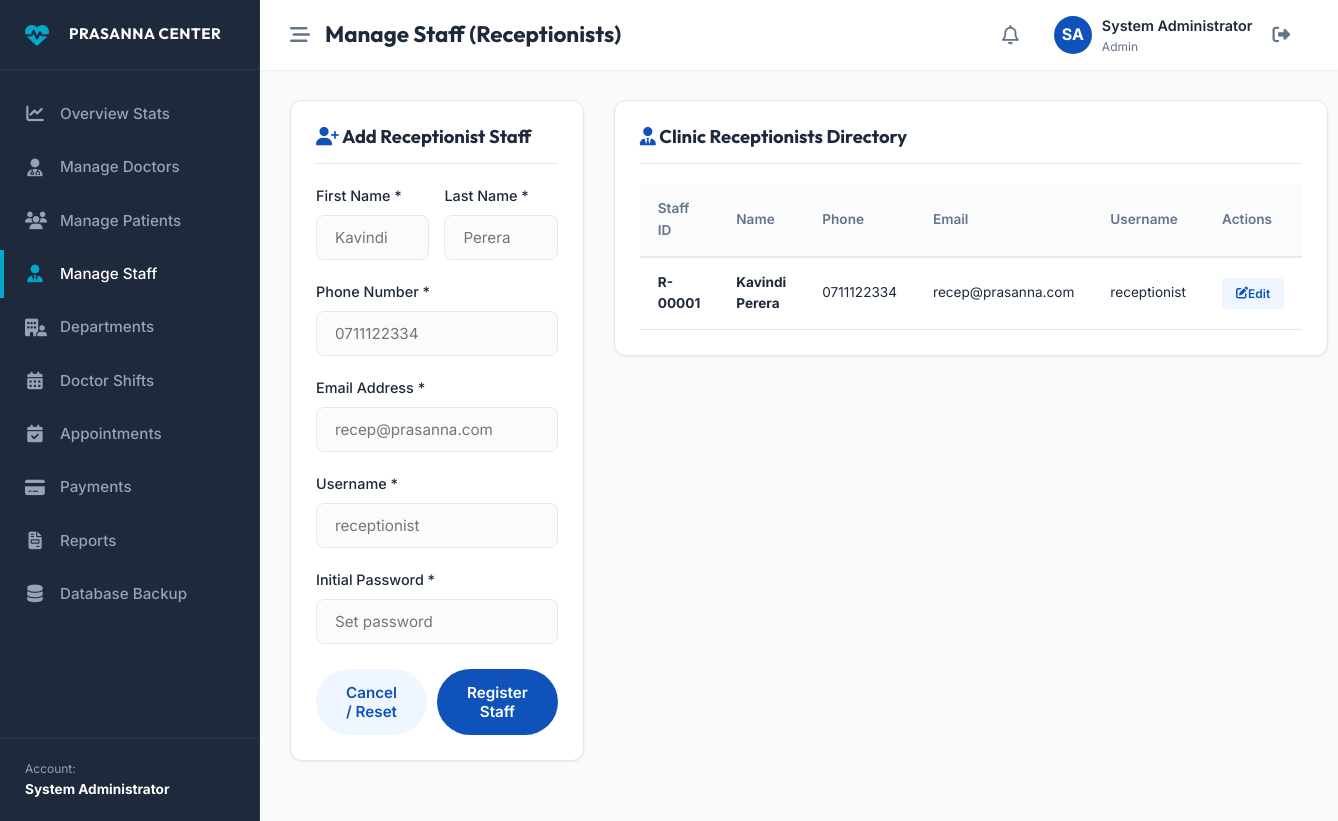
The page /admin/receptionists.php (signed in) on the database its author committed.
### tables this page shows
CREATE TABLE `receptionists` (
  `id` int(11) NOT NULL,
  `user_id` int(11) NOT NULL,
  `staff_number` varchar(20) NOT NULL,
  `first_name` varchar(50) NOT NULL,
  `last_name` varchar(50) NOT NULL,
  `phone` varchar(15) NOT NULL,
  `created_at` timestamp NOT NULL DEFAULT current_timestamp()
);

CREATE TABLE `users` (
  `id` int(11) NOT NULL,
  `username` varchar(50) NOT NULL,
  `email` varchar(100) NOT NULL,
  `password` varchar(255) NOT NULL,
  `role` enum('admin','doctor','receptionist','patient') NOT NULL,
  `created_at` timestamp NOT NULL DEFAULT current_timestamp()
);

### admin/receptionists.php (the view, shortened to what this page needs)
<?php
require_once dirname(__DIR__) . '/includes/dashboard_header.php';
try {
    $recep_stmt = $pdo->query("SELECT r.*, u.email, u.username
                               FROM receptionists r
                               JOIN users u ON r.user_id = u.id
                               ORDER BY r.first_name ASC");
    $receptionists = $recep_stmt->fetchAll();
} catch (PDOException $e) {
    $receptionists = [];
}
?>
<div style="display:grid; grid-template-columns: 1fr 1.8fr; gap:30px; align-items: start;">
    <div class="db-card" id="formCard">
        <div class="db-card-header">
            <h3 id="formTitle"><i class="fa-solid fa-user-plus text-primary"></i> Add Receptionist Staff</h3>
        </div>
        <form action="" method="POST" id="recepForm">
            <div style="display:grid; grid-template-columns:1fr 1fr; gap:15px;">
                <div class="form-group">
                    <label for="first_name">First Name *</label>
                    <input type="text" name="first_name" id="first_name" required class="form-control" placeholder="Kavindi">
                </div>
                <div class="form-group">
                    <label for="last_name">Last Name *</label>
                    <input type="text" name="last_name" id="last_name" required class="form-control" placeholder="Perera">
                </div>
            </div>
            <div class="form-group">
                <label for="phone">Phone Number *</label>
                <input type="text" name="phone" id="phone" required class="form-control" placeholder="0711122334">
            </div>
            <div class="form-group">
                <label for="email">Email Address *</label>
                <input type="email" name="email" id="email" required class="form-control" placeholder="recep@prasanna.com">
            </div>
            <div id="credentialsWrapper">
                <div class="form-group">
                    <label for="username">Username *</label>
                    <input type="text" name="username" id="username" class="form-control" placeholder="receptionist">
                </div>
                <div class="form-group">
                    <label for="password">Initial Password *</label>
                    <input type="password" name="password" id="password" class="form-control" placeholder="Set password">
                </div>
            </div>
            <div style="margin-top: 25px; display:flex; gap:10px;">
                <button type="button" class="btn btn-secondary" onclick="resetRecepForm()" style="flex:1;">Cancel / Reset</button>
                <button type="submit" class="btn btn-primary" id="submitBtn" style="flex:1.5;">Register Staff</button>
            </div>
        </form>
    </div>
    <div class="db-card">
        <div class="db-card-header">
            <h3><i class="fa-solid fa-user-tie text-primary"></i> Clinic Receptionists Directory</h3>
        </div>
        <div class="table-responsive">
            <table class="db-table" style="font-size: 0.85rem;">
                <thead>
                    <tr>
                        <th>Staff ID</th>
                        <th>Name</th>
                        <th>Phone</th>
                        <th>Email</th>
                        <th>Username</th>
                        <th>Actions</th>
                    </tr>
                </thead>
                <tbody>
                    <?php if (!empty($receptionists)): ?>
                        <?php foreach ($receptionists as $rep): ?>
                            <tr>
                                <td><strong><?php echo htmlspecialchars($rep['staff_number']); ?></strong></td>
                                <td><strong><?php echo htmlspecialchars($rep['first_name'] . ' ' . $rep['last_name']); ?></strong></td>
                                <td><?php echo htmlspecialchars($rep['phone']); ?></td>
                                <td><?php echo htmlspecialchars($rep['email']); ?></td>
                                <td><?php echo htmlspecialchars($rep['username']); ?></td>
                                <td>
                                    <button class="btn btn-secondary" style="padding: 6px 12px; font-size:0.75rem; border-radius:4px;"
                                            onclick="editRecep(<?php echo htmlspecialchars(json_encode($rep)); ?>)">
                                        <i class="fa-solid fa-edit"></i> Edit
                                    </button>
                                </td>
                            </tr>
                        <?php endforeach; ?>
                    <?php else: ?>
                        <tr>
                            <td colspan="6" style="text-align:center; padding: 20px;">No staff records available.</td>
                        </tr>
                    <?php endif; ?>
                </tbody>
            </table>
        </div>
    </div>
</div>
<?php require_once dirname(__DIR__) . '/includes/dashboard_footer.php'; ?>

### assets/css/style.css (style rules this page uses)
:root { --primary-color: #0f52ba; --primary-hover: #0b3c8f; --secondary-color: #f0f6ff; --accent-color: #00a8cc; --accent-hover: #008eb0; --dark-color: #1e293b; --light-color: #ffffff; --grey-color: #64748b; --light-grey: #e2e8f0; --success-color: #10b981; --warning-color: #f59e0b; --danger-color: #ef4444; --shadow-sm: 0 1px 3px rgba(0,0,0,0.05), 0 1px 2px rgba(0,0,0,0.02); --shadow-md: 0 4px 6px -1px rgba(15, 82, 186, 0.05), 0 2px 4px -2px rgba(15, 82, 186, 0.05); --shadow-lg: 0 10px 25px -5px rgba(15, 82, 186, 0.1), 0 8px 10px -6px rgba(15, 82, 186, 0.08); --shadow-inset: inset 0 2px 4px 0 rgba(0, 0, 0, 0.06); --font-sans: 'Inter', -apple-system, BlinkMacSystemFont, "Segoe UI", Roboto, sans-serif; --font-heading: 'Outfit', sans-serif; --transition: all 0.3s cubic-bezier(0.4, 0, 0.2, 1); }
* { margin: 0; padding: 0; box-sizing: border-box; }
html { scroll-behavior: smooth; }
body { font-family: var(--font-sans); color: var(--dark-color); background-color: var(--light-color); line-height: 1.6; overflow-x: hidden; }
h1, h2, h3, h4, h5, h6 { font-family: var(--font-heading); font-weight: 700; color: var(--dark-color); line-height: 1.2; }
.text-primary { color: var(--primary-color); }
.btn { display: inline-flex; align-items: center; justify-content: center; padding: 12px 28px; font-size: 0.95rem; font-weight: 600; border-radius: 50px; cursor: pointer; transition: var(--transition); border: 2px solid transparent; font-family: var(--font-sans); }
.btn-primary { background-color: var(--primary-color); color: var(--light-color); }
.btn-secondary { background-color: var(--secondary-color); color: var(--primary-color); }
.form-group { margin-bottom: 20px; text-align: left; }
.form-group label { display: block; font-weight: 500; margin-bottom: 8px; font-size: 0.9rem; }
.form-control { width: 100%; padding: 12px 18px; border-radius: 8px; border: 1.5px solid var(--light-grey); background-color: #fafbfc; font-family: var(--font-sans); font-size: 0.95rem; transition: var(--transition); }

### assets/css/dashboard.css (style rules this page uses)
:root { --sidebar-width: 260px; --sidebar-collapsed-width: 70px; --topbar-height: 70px; }
body.dashboard-body { background-color: #f8fafc; overflow-x: hidden; }
.db-card { background: white; border-radius: 12px; box-shadow: var(--shadow-sm); border: 1px solid var(--light-grey); padding: 25px; margin-bottom: 30px; }
.db-card-header { display: flex; justify-content: space-between; align-items: center; margin-bottom: 20px; padding-bottom: 15px; border-bottom: 1px solid var(--light-grey); }
.db-card-header h3 { font-size: 1.15rem; font-family: var(--font-heading); font-weight: 700; }
.table-responsive { width: 100%; overflow-x: auto; }
.db-table { width: 100%; border-collapse: collapse; text-align: left; font-size: 0.9rem; }
.db-table th { padding: 14px 18px; font-weight: 600; color: var(--grey-color); border-bottom: 2px solid var(--light-grey); background-color: #fafbfc; }
.db-table td { padding: 14px 18px; border-bottom: 1px solid var(--light-grey); color: var(--dark-color); vertical-align: middle; }

### rows shown on the page
receptionists: staff_number "R-00001", first_name+last_name "Kavindi Perera", phone "0711122334", user.email "recep@prasanna.com", user.username "receptionist"

### other values the page prints
$_SESSION['full_name'] "System Administrator"
$page_title "Manage Staff (Receptionists)"
substr($initials, 0, 2) "SA"
$_SESSION['role'] "Admin"
